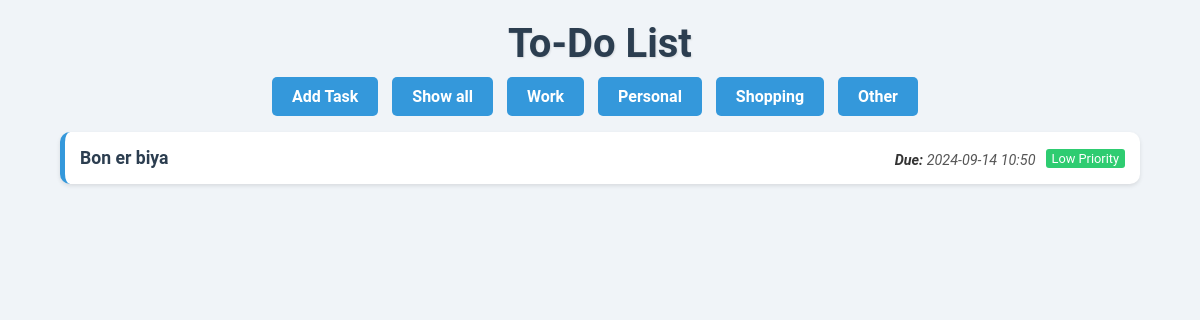
Page /?category=personal on the committed database.
### tasks/models.py (models this page shows, shortened)
class Task(models.Model):
    CATEGORY_CHOICES = [
        ('work', 'Work'),
        ('personal', 'Personal'),
        ('shopping', 'Shopping'),
        ('other', 'Other'),
    ]
    PRIORITY_CHOICES = [
        (1, 'Low'),
        (2, 'Medium'),
        (3, 'High'),
    ]
    title = models.CharField(max_length=200)
    description = models.TextField(blank=True)
    completed = models.BooleanField(default=False)
    created_at = models.DateTimeField(auto_now_add=True)
    due_date = models.DateTimeField(null=True, blank=True, auto_now_add=True)
    category = models.CharField(max_length=50, choices=CATEGORY_CHOICES)
    priority = models.IntegerField(choices=PRIORITY_CHOICES)

### tasks/views.py (the view)
# urls.py: path('', views.task_list, name='task_list'),
def task_list(request):
    category = request.GET.get('category')
    if category:
        tasks = Task.objects.filter(category=category)
    else:
        tasks = Task.objects.all()
    return render(request, 'tasks/task_list.html', {'tasks': tasks})

### tasks/templates/tasks/task_list.html (shortened to what this page needs)
{% load static %}
<!DOCTYPE html>
<html lang="en">
<head>
    <link rel="stylesheet" href="{% static 'css/styles.css' %}">
</head>
<body>
    <h1>To-Do List</h1>
    <div class="nav-links">
        <a href="{% url 'add_task' %}" class="btn">Add Task</a>
        <a href="{% url 'task_list' %}" class="btn">Show all</a>
        <a href="{% url 'task_list' %}?category=work" class="btn">Work</a>
        <a href="{% url 'task_list' %}?category=personal" class="btn">Personal</a>
        <a href="{% url 'task_list' %}?category=shopping" class="btn">Shopping</a>
        <a href="{% url 'task_list' %}?category=other" class="btn">Other</a>
    </div>
    <ul>
        {% for task in tasks %}
            <li class="{% if task.completed %}completed{% endif %}">
                <a href="{% url 'update_task' task.id %}">{{ task.title }}</a>
                <span class="due-date">{{ task.due_date|date:"Y-m-d H:i" }}</span>
                <span class="task-priority {% if task.priority == 1 %}priority-low{% elif task.priority == 2 %}priority-medium{% elif task.priority == 3 %}priority-high{% endif %}">
                    {% if task.priority == 1 %}
                        Low Priority
                    {% elif task.priority == 2 %}
                        Medium Priority
                    {% elif task.priority == 3 %}
                        High Priority
                    {% endif %}
                </span>
            </li>
        {% endfor %}
    </ul>
</body>
</html>

### tasks/static/css/styles.css (style rules this page uses)
body { font-family: 'Roboto', sans-serif; background-color: #f0f4f8; margin: 0; padding: 0; display: flex; flex-direction: column; align-items: center; color: #333; }
h1 { margin: 20px 0; color: #2c3e50; font-size: 2.5rem; text-shadow: 1px 1px 2px rgba(0, 0, 0, 0.1); }
a { text-decoration: none; color: #3498db; font-weight: bold; transition: color 0.3s; }
ul { list-style: none; padding: 0; width: 100%; max-width: 90%; }
li { background: #fff; margin: 10px 0; padding: 15px; border-radius: 10px; border-left: 5px solid #3498db; box-shadow: 0 2px 4px rgba(0, 0, 0, 0.1); display: flex; justify-content: space-between; align-items: center; transition: transform 0.2s, box-shadow 0.2s; position: relative; }
li a { color: #2c3e50; font-size: 1.1rem; flex-grow: 1; }
.task-priority { font-size: 0.8rem; padding: 2px 6px; border-radius: 3px; color: white; text-align: center; margin-left: 10px; }
.priority-low { background-color: #2ecc71; }
.nav-links .btn { padding: 10px 20px; background-color: #3498db; color: white; text-decoration: none; border-radius: 5px; margin-right: 10px; transition: background-color 0.3s ease; font-weight: bold; }
.due-date { font-size: 0.9rem; color: #555; display: block; margin-top: 5px; font-style: italic; }
.due-date::before { content: "Due: "; font-weight: bold; color: #333; }

### rows in the picture
Task: title "Bon er biya", due_date "2024-09-14 10:50", priority "Low Priority"
